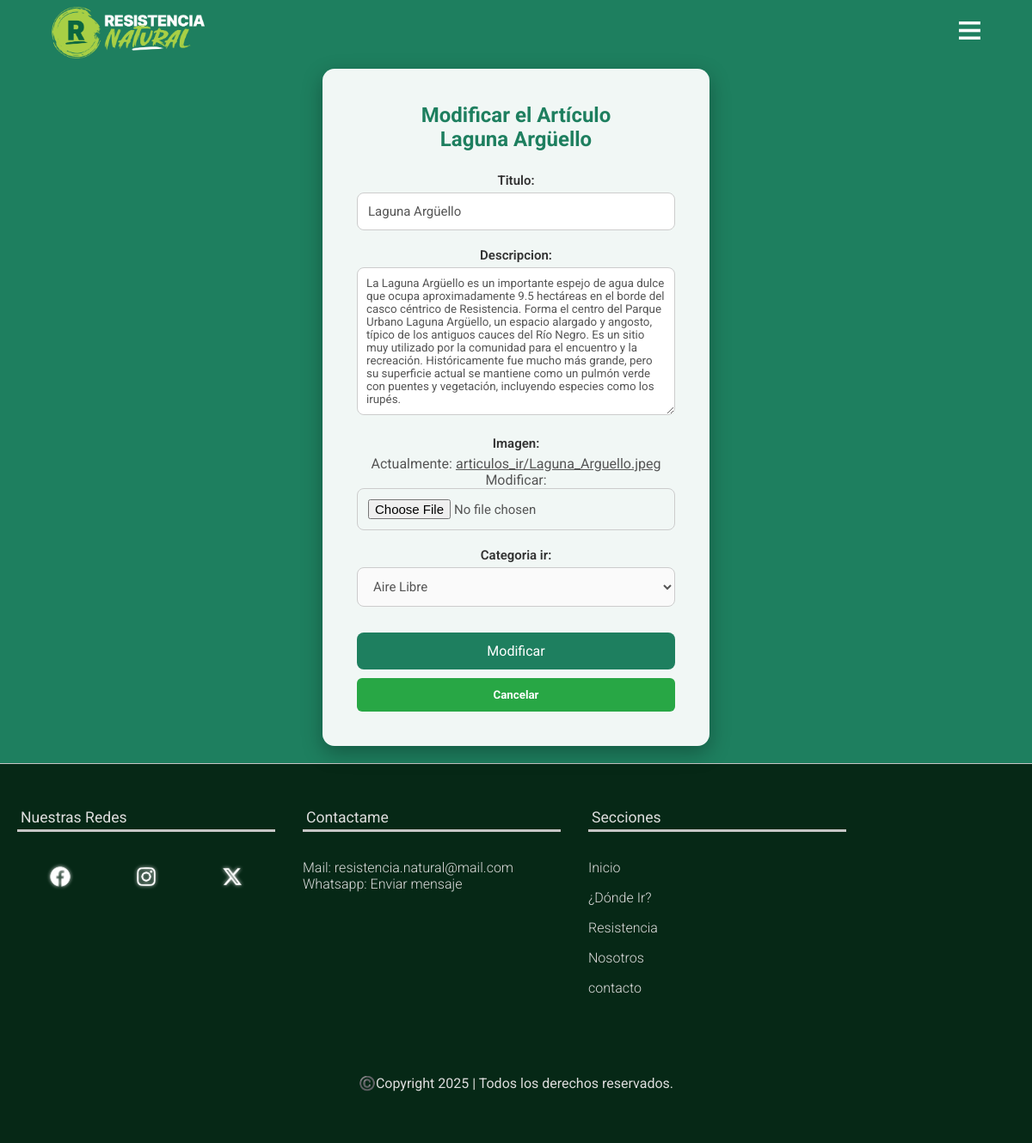
/donde_ir/modificar/25, run on the app's committed database.
### apps/articulos_ir/models.py (models this page shows, shortened)
class ArticuloIr(models.Model):
	titulo = models.CharField(max_length = 50)
	descripcion = models.TextField()
	imagen = models.ImageField(upload_to = 'articulos_ir')
	categoria_ir = models.ForeignKey(CategoriaIr, on_delete = models.CASCADE, null = True)

class CategoriaIr(models.Model):
	titulo = models.CharField(max_length = 60)
	imagen = models.ImageField(upload_to = 'categorias_ir', null = True)
	def __str__(self):
		return self.titulo

### apps/articulos_ir/views.py (the view)
# urls.py: path('modificar/<int:pk>', views.Modificar_Articulo_Ir_Clase.as_view(),name = 'path_modificar_articulos_ir'),
class Modificar_Articulo_Ir_Clase(UpdateView):
    model = ArticuloIr
    template_name = 'articulos_ir/modificar_articulos_ir.html'
    context_object_name = 'articulo_ir'
    form_class = FormularioModificarArticuloIr
    success_url = reverse_lazy('articulos_ir:path_listar_articulos_ir')

### apps/articulos_ir/forms.py
class FormularioModificarArticuloIr(forms.ModelForm):
	class Meta:
		model = ArticuloIr
		fields = ['titulo','descripcion','imagen','categoria_ir']

### templates/articulos_ir/modificar_articulos_ir.html (shortened to what this page needs)
{% extends 'base.html' %}
{% load static %}
{% block contenido %}
	<div class="login-container">
		<div class="login-card">
			<h2>Modificar el Artículo <br> {{ articulo_ir.titulo }}</h2>
			<form method="POST" enctype="multipart/form-data">
				{{ form.as_p }}
				<button type="submit" class="btn-login">Modificar</button>
				<button type="button" onclick="window.history.back();" class="btn-cancel">Cancelar</button>
			</form>
		</div>
	</div>
{% endblock contenido %}

### static/css/style-general.css (style rules this page uses)
:root { --texto-primario: #dddddd; --texto-secundario: #c5c5c5; --fondo-primario: #000000; --fondo-primario-transparente: #0f092180; --fondo-secundario: #0a0c13; --color-primario: #0b6640; --color-primario-apagado: #04311e; --color-secundario: #059c5d; --color-terciario: #a8cf45; --presentacion-titulo-tamanio: 4rem; --presentacion-titulo-tamanio-grande: 3.4rem; --presentacion-descripcion-tamanio: 2.1rem; --titulo-tamanio: 3rem; --sub-titulo-tamanio: 2rem; --texto-tamanio: 1.1rem; --enlaces-tamanio: 1.2rem; --texto-peso-grueso: 700; --texto-peso-regular: 400; --texto-peso-fino: 300; }

### static/css/style-menu.css (style rules this page uses)
* { list-style: none; box-sizing: border-box; }
body { width: 100%; height: 100vh; position: relative; background-position: center center; background-repeat: no-repeat; block-size: cover; }
label { cursor: pointer; display: none; }
@media (max-width:1200px) { label { display: initial; } }

### static/css/style-carrusel.css (style rules this page uses)
* { padding: 0; margin: 0; box-sizing: border-box; }

### static/css/style-galeria.css (style rules this page uses)
* { margin: 0; padding: 0; box-sizing: border-box; }

### static/css/style-login.css (style rules this page uses)
.login-container { min-height: 100vh; display: flex; justify-content: center; align-items: center; background-color: #1e7f5f;; padding: 20px; }
.login-card { background: rgba(255, 255, 255, 0.94); padding: 40px; margin: 60px 0 0 0; width: 100%; max-width: 450px; border-radius: 14px; box-shadow: 0 8px 25px rgba(0,0,0,0.3); backdrop-filter: blur(4px); }
.login-card h2 { text-align: center; margin-bottom: 25px; color: #1e7f5f; }
.login-card form p { color: #555; margin-bottom: 20px; }
.login-card form a { color: #555; margin-bottom: 20px; }
.login-card label { font-size: 15px; font-weight: 600; margin-bottom: 5px; display: block; color: #333; }
.login-card input { color: #555; width: 100%; padding: 12px; border: 1.5px solid #ccc; border-radius: 8px; font-size: 15px; transition: 0.3s; }
.login-card textarea { color: #555; width: 100%; border-radius: 8px; border: 1px solid #ccc; cursor: pointer; padding: 10px; }
.login-card select { width: 100%; padding: 12px 14px; border-radius: 8px; border: 1px solid #ccc; font-size: 15px; background-color: #fafafa; color: #555; cursor: pointer; transition: border-color 0.3s ease; }
.login-card option { color: #555; }
.btn-login { width: 100%; padding: 12px; background: #1e7f5f; border: none; color: white; font-size: 16px; border-radius: 8px; cursor: pointer; transition: 0.3s; margin-top: 10px; }
.btn-cancel { display: block; width: 100%; text-align: center; padding: 12px; background: #28a745; color: #fff; font-weight: bold; border: none; border-radius: 6px; margin-top: 10px; text-decoration: none; transition: 0.3s; }
.login-card p { color: #444; text-align: center; margin-bottom: 20px; }

### static/css/style.css (style rules this page uses)
* { box-sizing: border-box; padding: 0; margin: 0; color: var(--texto-primario); scroll-behavior: smooth; font-family: "Roboto", sans-serif; font-style: normal; }
html { background-color: var(--fondo-primario); }
body { min-height: 100%; position: relative; }

### data on the page
ArticuloIr: titulo "Laguna Argüello", descripcion "La Laguna Argüello es un importante espejo de agua dulce que ocupa aproximadamente 9.5 hectáreas en el borde del casco céntrico de Resistencia. Forma el centro del Parque Urbano Laguna Argüello, un espacio alargado y angosto, típico de los antiguos cauces del Río Negro. Es un sitio muy utilizado por la comunidad para el encuentro y la recreación. Históricamente fue mucho más grande, pero su superficie actual se mantiene como un pulmón verde con puentes y vegetación, incluyendo especies como los irupés.", categoria_ir "Aire Libre"
